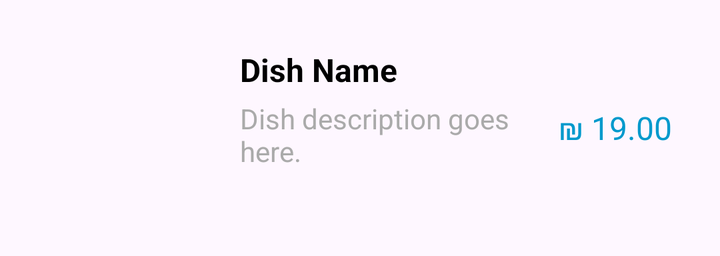
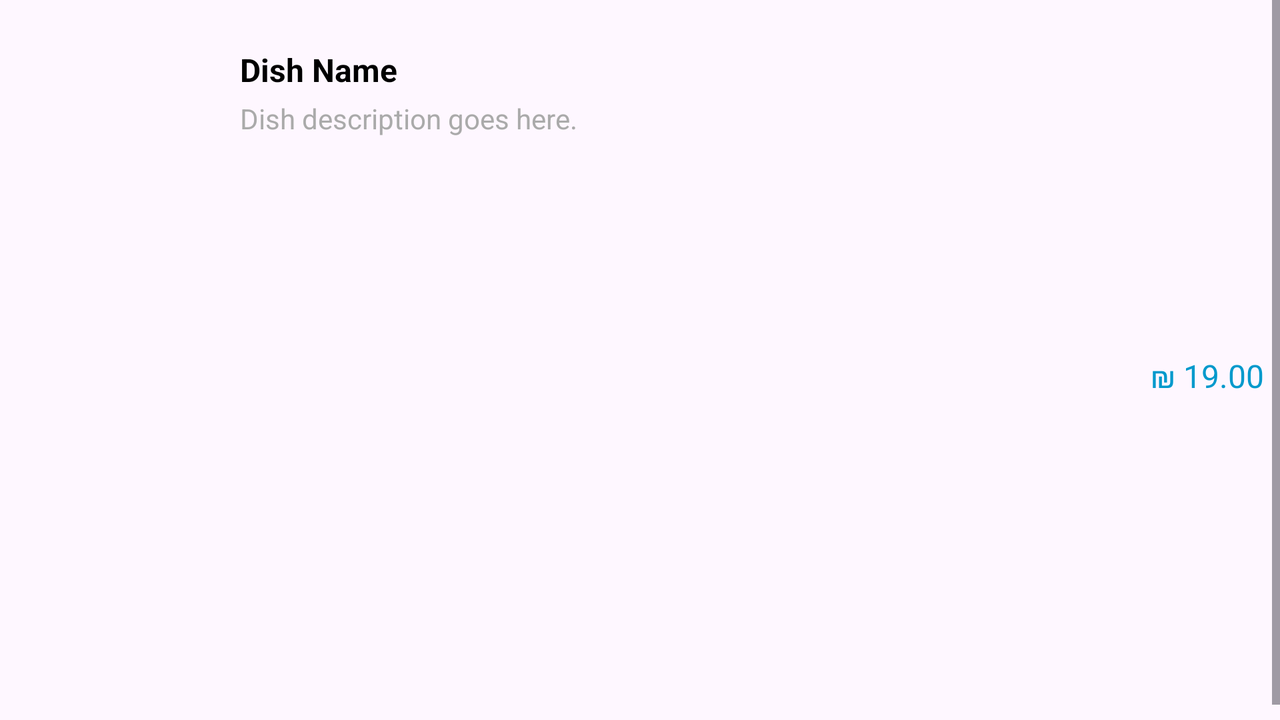

The same Android screen from two of the app's own layout files: first res/layout/ as a phone draws it, then the repository's variant for another configuration, drawn on a device whose configuration selects that folder. Both files follow.
<!-- AndroidManifest.xml: application theme Theme.EatHit -->
<!-- res/layout/menu_item_card.xml -->
<LinearLayout
    xmlns:android="http://schemas.android.com/apk/res/android"
    android:layout_width="match_parent"
    android:layout_height="wrap_content"
    android:orientation="horizontal"
    android:padding="16dp"
    android:background="@drawable/card_background"
    android:layout_margin="8dp"
    android:elevation="4dp">

    
    <ImageView
        android:id="@+id/dishImage"
        android:layout_width="80dp"
        android:layout_height="80dp"
        android:layout_gravity="center"
        android:scaleType="centerCrop"
        android:src="@drawable/chickenburger" />

    
    <LinearLayout
        android:layout_width="0dp"
        android:layout_height="wrap_content"
        android:layout_weight="1"
        android:orientation="vertical"
        android:paddingStart="16dp">

        <TextView
            android:id="@+id/dishName"
            android:layout_width="wrap_content"
            android:layout_height="wrap_content"
            android:text="@string/default_dish_name"
            android:textSize="16sp"
            android:textColor="@android:color/black"
            android:textStyle="bold" />

        <TextView
            android:id="@+id/dishDescription"
            android:layout_width="wrap_content"
            android:layout_height="wrap_content"
            android:text="@string/default_dish_description"
            android:textSize="14sp"
            android:textColor="@android:color/darker_gray"
            android:layout_marginTop="4dp" />
    </LinearLayout>

    
    <TextView
        android:id="@+id/dishPrice"
        android:layout_width="wrap_content"
        android:layout_height="wrap_content"
        android:text="@string/default_dish_price"
        android:textSize="16sp"
        android:textColor="@android:color/holo_blue_dark"
        android:layout_gravity="center" />
</LinearLayout>
<!-- resources referenced by this layout -->
<resources>
  <string name="default_dish_description">Dish description goes here.</string>
  <string name="default_dish_name">Dish Name</string>
  <string name="default_dish_price">₪ 19.00</string>
  <style name="Theme.EatHit" parent="Base.Theme.EatHit" />
  <style name="Base.Theme.EatHit" parent="Theme.Material3.DayNight.NoActionBar">
          
          
      </style>
</resources>
<!-- res/layout-land/menu_item_card.xml (the repository's variant of the layout above) -->
<!-- drawn on the phone turned sideways -->
<ScrollView
    xmlns:android="http://schemas.android.com/apk/res/android"
    android:layout_width="match_parent"
    android:layout_height="match_parent"
    android:fillViewport="true">

    <LinearLayout
        android:layout_width="match_parent"
        android:layout_height="wrap_content"
        android:orientation="horizontal"
        android:padding="16dp"
        android:background="@drawable/card_background"
        android:layout_margin="8dp"
        android:elevation="4dp">

        
        <ImageView
            android:id="@+id/dishImage"
            android:layout_width="80dp"
            android:layout_height="80dp"
            android:layout_gravity="center"
            android:scaleType="centerCrop"
            android:src="@drawable/chickenburger" />

        
        <LinearLayout
            android:layout_width="0dp"
            android:layout_height="wrap_content"
            android:layout_weight="1"
            android:orientation="vertical"
            android:paddingStart="16dp">

            <TextView
                android:id="@+id/dishName"
                android:layout_width="wrap_content"
                android:layout_height="wrap_content"
                android:text="@string/default_dish_name"
                android:textSize="16sp"
                android:textColor="@android:color/black"
                android:textStyle="bold" />

            <TextView
                android:id="@+id/dishDescription"
                android:layout_width="wrap_content"
                android:layout_height="wrap_content"
                android:text="@string/default_dish_description"
                android:textSize="14sp"
                android:textColor="@android:color/darker_gray"
                android:layout_marginTop="4dp" />
        </LinearLayout>

        
        <TextView
            android:id="@+id/dishPrice"
            android:layout_width="wrap_content"
            android:layout_height="wrap_content"
            android:text="@string/default_dish_price"
            android:textSize="16sp"
            android:textColor="@android:color/holo_blue_dark"
            android:layout_gravity="center" />
    </LinearLayout>
</ScrollView>
